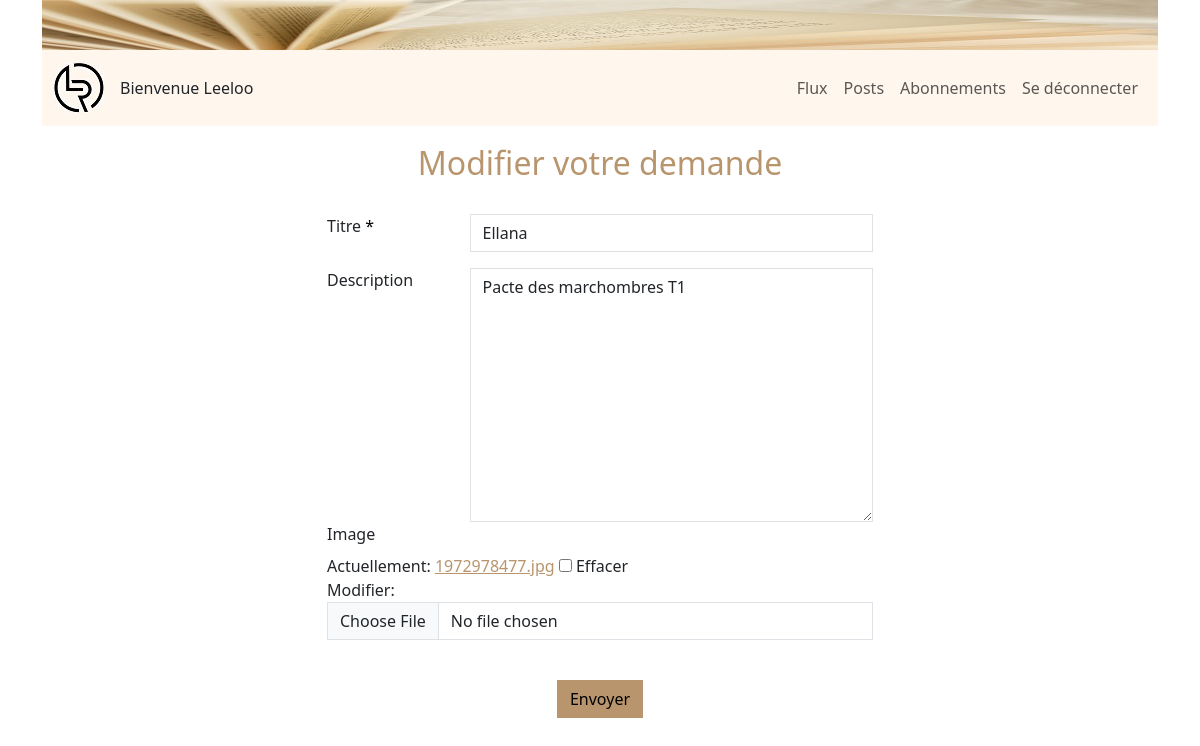
The app's page /ticket/1/edit/ (signed in) with its own data.
### authentication/models.py (models this page shows)
class User(AbstractUser):
    pass

### reviews/models.py (models this page shows, shortened)
class Ticket(models.Model):
    title = models.CharField(max_length=128, verbose_name="Titre")
    description = models.TextField(max_length=2048, blank=True,
                                   verbose_name="Description")
    user = models.ForeignKey(settings.AUTH_USER_MODEL,
                             on_delete=models.CASCADE)
    image = models.ImageField(null=True, blank=True)
    time_created = models.DateTimeField(auto_now_add=True)
    IMAGE_MAX_SIZE = (250, 300)

### reviews/views.py (the view)
@login_required
def ticket_edit(request, ticket_id):
    ticket = get_object_or_404(models.Ticket, id=ticket_id)
    form = forms.TicketForm(instance=ticket)
    if request.method == 'POST':
        form = forms.TicketForm(request.POST, request.FILES, instance=ticket)
        if form.is_valid():
            form.save()
            next = request.POST.get('next', '/')
            return redirect(next)
    context = {'form': form}
    return render(request, 'reviews/ticket_edit.html', context)

### reviews/forms.py
class TicketForm(forms.ModelForm):
    class Meta:
        model = Ticket
        fields = ['title', 'description', 'image']
    def __init__(self, *args, **kwargs):
        super().__init__(*args, **kwargs)
        self.fields['title'].widget.attrs['class'] = 'form-control'
        self.fields['description'].widget.attrs['class'] = 'form-control'
        self.fields['image'].widget.attrs['class'] = 'form-control'

### reviews/templates/reviews/ticket_edit.html (shortened to what this page needs)
{% extends 'base.html' %}
{% block content %}
<div class="container">
    <div class="row d-flex justify-content-center">
        <div class="col-10">
            <h2 class="text-center text-primary">Modifier votre demande</h2>
        </div>
    </div>
    <div class="row d-flex justify-content-center mt-4">
        <div class="col-6">
            <form method="post" enctype="multipart/form-data">
                <div class="row">
                    <div class="col-12 d-flex justify-content-center">
                        <div class="form-group w-100">
                            <div class="row">
                                <div class="col-3">
                                    <label for="{{ form.title.id_for_label }}" class="form-label required">Titre</label>
                                </div>
                                <div class="col-9">
                                    {{ form.title }}
                                </div>
                            </div>
                        </div>
                    </div>
                </div>
                <div class="row mt-3">
                    <div class="col-12 d-flex justify-content-center">
                        <div class="form-group w-100">
                            <div class="row">
                                <div class="col-3">
                                    <label for="{{ form.description.id_for_label }}" class="form-label">Description</label>
                                </div>
                                <div class="col-9">
                                    {{ form.description }}
                                </div>
                            </div>
                        </div>
                    </div>
                </div>
                <div class="row">
                    <div class="col-12 d-flex justify-content-center">
                        <div class="form-group w-100">
                            <label for="{{ form.image.id_for_label }}" class="form-label">Image</label>
                            <p>{{ form.image }}</p>
                        </div>
                    </div>
                </div>
                <div class="d-flex justify-content-evenly mt-4">
                    <button type="submit" class="btn btn-primary">Envoyer</button>
                </div>
            </form>
        </div>
    </div>
</div>
{% endblock content %}

### templates/base.html (shortened to what this page needs)
{% load static %}
<html>
    <head>
        <link rel="stylesheet" type="text/css" href="{% static 'css/style.css' %}"/>
        <link rel="stylesheet" href="https://cdn.jsdelivr.net/npm/bootstrap-icons@1.5.0/font/bootstrap-icons.css">
    </head>
    <body>
        <header class="py-5">
            <div class="container fixed-top">
                <div>
                    <img src="{% static 'images/banner_1320.jpg' %}" class="img-fluid" style="height: 50px;" alt="bannière">
                </div>
                <nav class="navbar navbar-expand-md navbar-light bg-light">
                    <div class="container">
                        <a class="navbar-brand" href="{% url 'home' %}">
                            <img src="{% static 'images/logo_mini_50_light.jpg' %}"alt="mini logo">
                        </a>
                        {% if user.is_authenticated %}
                            Bienvenue {{ user.username }}
                            <div class="collapse navbar-collapse justify-content-end" id="navbarNav">
                                <ul class="navbar-nav">
                                    <li class="nav-item">
                                        <a class="nav-link" href="{% url 'feed' %}">Flux</a>
                                    </li>
                                    <li class="nav-item">
                                        <a class="nav-link" href="{% url 'posts' %}">Posts</a>
                                    </li>
                                    <li class="nav-item">
                                        <a class="nav-link" href="{% url 'follow_user' %}">Abonnements</a>
                                    </li>
                                    <li class="nav-item">
                                        <a class="nav-link" href="{% url 'logout' %}">Se déconnecter</a>
                                    </li>
                                </ul>
                            </div>
                        {% endif %}
                    </div>
                </nav>
            </div>
        </header>
        <main class="my-5">
            {% block content %}{% endblock content %}
        </main>
    </body>
</html>

### records on screen
User: username "Leeloo"
Ticket: title "Ellana", description "Pacte des marchombres T1"
